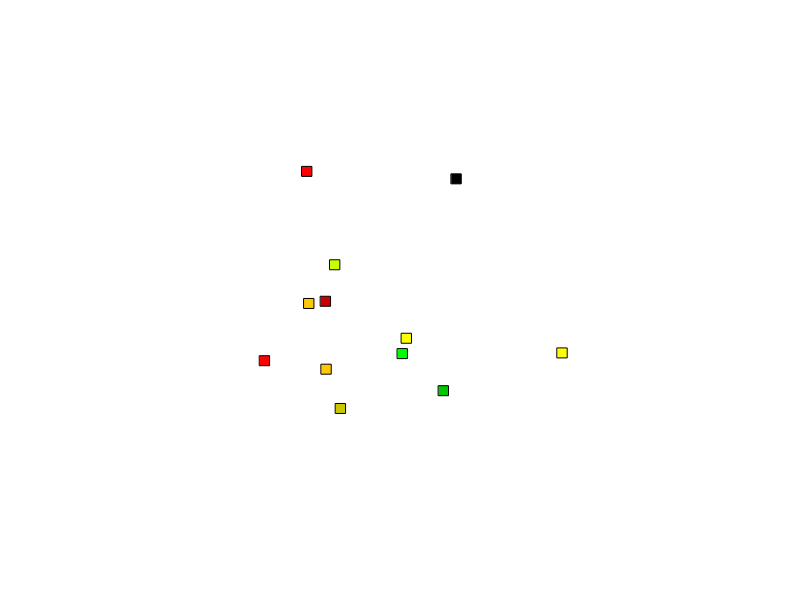
Frame 1 (no input)
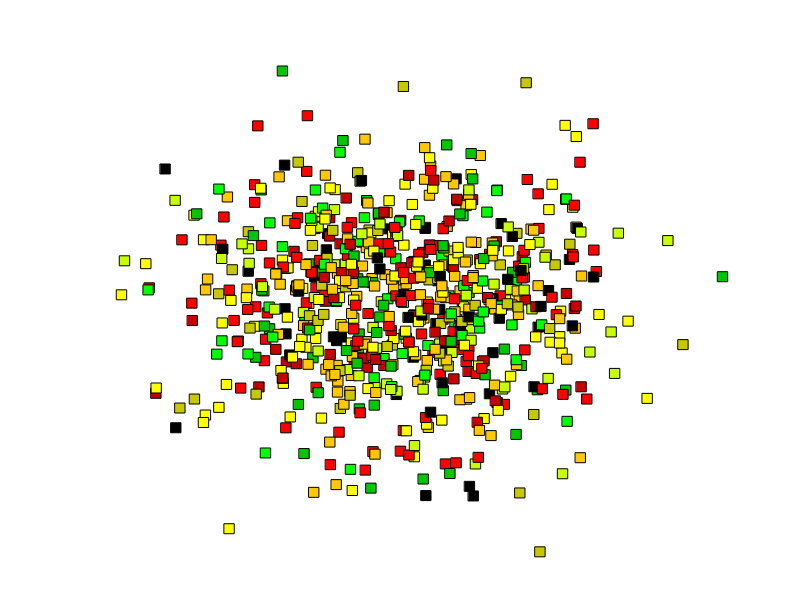
Frame 60 (no input)
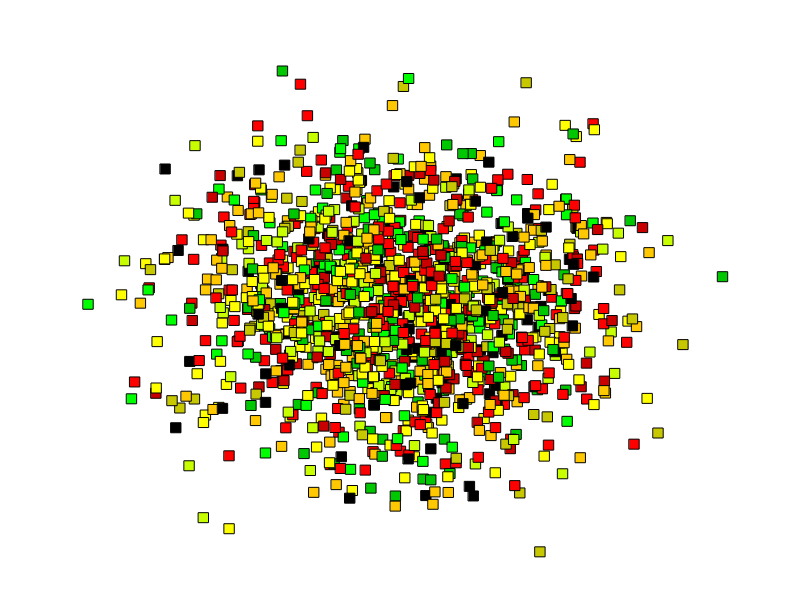
Frame 120 (the mouse pressed at the canvas centre since frame 60)

The p5.js sketch that drew these frames (run headless with seeded random() and noise() and a simulated clock; from frame 60 on, the mouse is pressed at the canvas centre):

// p5.js sketch
// ── sketch.js
var x = 0;
var y = 0;

var r = 0;
var g = 0;
var b = 0;

var redincrementer = 200;
var greenincrementer = 200;

function setup() {
  createCanvas(800, 600);
  background(255); // one number 0-255 is dark to light
}

function draw() {

  //background(255);
  
  var counter = 0;
  
  // fill up the whole screen every time:
  for(r = 0;r<width;r=r+redincrementer)
  {
    for(g = 0;g<height;g=g+greenincrementer)
    {
      fill(r, g, 0); // red and green and 0 for blue
      stroke(0, 0, b) // just blue
      rectMode(CORNER);
      x = (random(width)+random(width)+random(width)+random(width)+random(width)) / 5;
      y = (random(height)+random(height)+random(height)+random(height)+random(height)) / 5;
      rect(x, y, 10, 10); // square
      counter = counter + 1;
    }
  }
  

}
